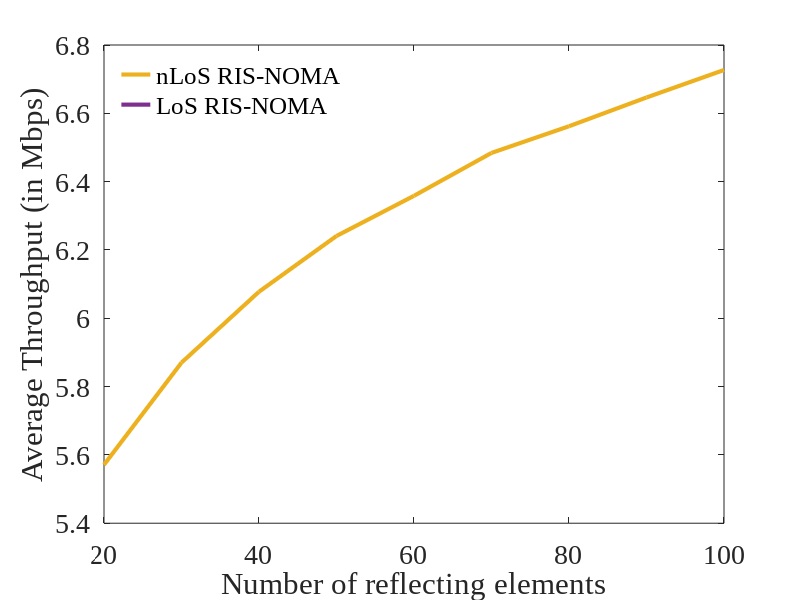
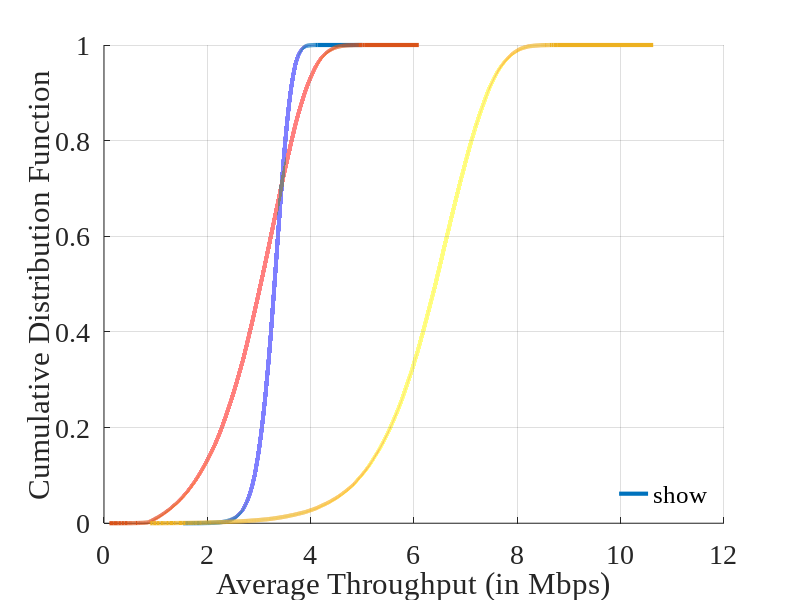

MATLAB code for these plots, in order:
%% SISO RIS-Aided NOMA System

% Parameters
SNR_dB = 20; % SNR value in dB
K = 13; % Rician K-factor
numUsers = 2; % Number of NOMA users
MONTE_CARLO = 10000; % Number of Monte Carlo iterations for averaging
P = 1; % Total transmit power (normalized)
SNR_linear = 10.^(SNR_dB/10);
beta = [0.3, 0.7]; % Power allocation: User 1 (strong), User 2 (weak)
r = 1; % Amplitude reflection coefficient
L = 20:10:100; % Number of RIS elements
W = 1e6; % Bandwidth in Hz

% Pre-allocate matrices for storing results
avgThroughput_NOMA_LOS = zeros(MONTE_CARLO, length(L));
avgThroughput_NOMA_NLOS = zeros(MONTE_CARLO, length(L));
avgThroughput_NOMA_NLOS_RIS = zeros(MONTE_CARLO, length(L));
avgThroughput_NOMA_LOS_RIS = zeros(MONTE_CARLO, length(L));

for mc_idx = 1:MONTE_CARLO
    % Loop over SNR values
    for i = 1:length(L)
        SNR_current = SNR_linear;
        N0_current = 1/SNR_current; % Assuming unit energy for simplicity
    
        % Channel realization
        h_nLoS = (randn(numUsers, 1) + 1j*randn(numUsers, 1))/sqrt(2);
        h_LoS = sqrt(K/(K+1)) + sqrt(1/(K+1))*h_nLoS;
        g_0 = sqrt(0.5)*(randn(numUsers, L(i)) + 1j*randn(numUsers, L(i))); % Channel between BS and RIS
        g = sqrt(0.5)*(randn(numUsers, L(i)) + 1j*randn(numUsers, L(i))); % Channel between RIS and each user

        % Direct channel with RIS
        theta = linspace(0.01*pi, 0.02*pi, L(i)); % Phase shift range for L RIS elements
        phi = abs(r) .* exp(1i*theta);
        Theta_matrix = diag(phi);
        h_RIS = h_nLoS + sum(g_0*Theta_matrix*g', 2); 
        h_RIS_LOS = h_LoS + sum(g_0*Theta_matrix*g', 2);

        % SNR calculations
        SNR_1_NOMA_LOS = beta(1) * abs(h_LoS(1))^2 / N0_current;
        SNR_2_NOMA_LOS = beta(2) * abs(h_LoS(2))^2 / (beta(1) * abs(h_LoS(2))^2 + N0_current);

        SNR_1_NOMA_NLOS = beta(1) * abs(h_nLoS(1))^2 / N0_current;
        SNR_2_NOMA_NLOS = beta(2) * abs(h_nLoS(2))^2 / (beta(1) * abs(h_nLoS(2))^2 + N0_current);

        SNR_1_NOMA_NLOS_RIS = beta(1) * abs(h_RIS(1))^2 / N0_current;
        SNR_2_NOMA_NLOS_RIS = beta(2) * abs(h_RIS(2))^2 / (beta(1) * abs(h_RIS(2))^2 + N0_current);

        SNR_1_NOMA_LOS_RIS = beta(1) * abs(h_RIS_LOS(1))^2 / N0_current;
        SNR_2_NOMA_LOS_RIS = beta(2) * abs(h_RIS_LOS(2))^2 / (beta(1) * abs(h_RIS_LOS(2))^2 + N0_current);

        % Throughput calculations
        R_1_NOMA_LOS = W * log2(1 + SNR_1_NOMA_LOS);
        R_2_NOMA_LOS = W * log2(1 + SNR_2_NOMA_LOS);
        R_1_NOMA_NLOS = W * log2(1 + SNR_1_NOMA_NLOS);
        R_2_NOMA_NLOS = W * log2(1 + SNR_2_NOMA_NLOS);
        R_1_NOMA_NLOS_RIS = W * log2(1 + SNR_1_NOMA_NLOS_RIS);
        R_2_NOMA_NLOS_RIS = W * log2(1 + SNR_2_NOMA_NLOS_RIS);
        R_1_NOMA_LOS_RIS = W * log2(1 + SNR_1_NOMA_LOS_RIS);
        R_2_NOMA_LOS_RIS = W * log2(1 + SNR_2_NOMA_LOS_RIS);

        avgThroughput_NOMA_LOS(mc_idx,i) = (R_1_NOMA_LOS + R_2_NOMA_LOS) / 2;
        avgThroughput_NOMA_NLOS(mc_idx,i) = (R_1_NOMA_NLOS + R_2_NOMA_NLOS) / 2;
        avgThroughput_NOMA_NLOS_RIS(mc_idx,i) = (R_1_NOMA_NLOS_RIS + R_2_NOMA_NLOS_RIS) / 2;
        avgThroughput_NOMA_LOS_RIS(mc_idx,i) = (R_1_NOMA_LOS_RIS + R_2_NOMA_LOS_RIS) / 2;
    end
end

% Calculate average throughput over Monte Carlo simulations
avgThroughput_NOMA_2_LOS = mean(avgThroughput_NOMA_LOS, 1);
avgThroughput_NOMA_2_NLOS = mean(avgThroughput_NOMA_NLOS, 1);
avgThroughput_NOMA_2_NLOS_RIS = mean(avgThroughput_NOMA_NLOS_RIS, 1);
avgThroughput_NOMA_2_LOS_RIS = mean(avgThroughput_NOMA_LOS_RIS, 1);

% Data for each scenario
throughputData = {avgThroughput_NOMA_LOS, avgThroughput_NOMA_NLOS, avgThroughput_NOMA_NLOS_RIS};

%% Plot simulation results
savefig = 0;
% root_save = 'C:\Your\Desired\Path\';  Example path (You might want to write it yourself). Root path to save figures
linewidth = 3;
markersize = 10;
fontname = 'Times New Roman';
fontsize = 20;

legend_alg = {'nLoS RIS-NOMA', 'LoS RIS-NOMA'};
location_1 = 'northwest';

colours = [0.0000 0.4470 0.7410;
           0.8500 0.3250 0.0980;
           0.9290 0.6940 0.1250;
           0.4940 0.1840 0.5560;
           0.4660 0.6740 0.1880;
           0.3010 0.7450 0.9330;
           0.6350 0.0780 0.1840;
           0.0000 0.0000 0.0000];

% Plot ergodic Capacity
fig1 = figure;
set(gcf, 'Position', [100 100 800 600]);

plot(L, avgThroughput_NOMA_2_NLOS_RIS*1e-6, 'y-', 'Color', colours(3,:), 'LineWidth', linewidth);
hold on;
plot(SNR_dB, avgThroughput_NOMA_2_LOS_RIS*1e-6, 'y-', 'Color', colours(4,:), 'LineWidth', linewidth);

xlabel('Number of reflecting elements', 'FontName', fontname, 'FontSize', fontsize);
ylabel('Average Throughput (in Mbps)', 'FontName', fontname, 'FontSize', fontsize);

legend(legend_alg, 'FontName', fontname, 'FontSize', fontsize, 'Location', location_1);
legend boxoff;
set(gca, 'FontName', fontname, 'FontSize', fontsize);

if savefig == 1
    filename = fullfile(root_save, 'RIS_NOMA_vs_n_ris_elements');
    saveas(fig1, filename, 'fig');
    saveas(fig1, filename, 'png');
    saveas(fig1, filename, 'epsc2');
end
hold off;

% Plot Outage Probability
fig2 = figure;
set(gcf, 'Position', [900, 100, 800, 600]);
hold on;

legends = {'LoS NOMA', 'nLoS NOMA', 'nLoS RIS-NOMA'};

for i = 1:length(throughputData)
    [f, x] = ecdf(reshape(throughputData{i}, [], 1)); % Compute empirical CDF
    
    % Extend x-axis range and ensure CDF continues at 1
    x = [x; max(x)*1.21];
    f = [f; 1];
    stairs(x*1e-6, f, 'Color', colours(i,:), 'DisplayName', legends{i}, 'LineWidth', linewidth);
end

xlabel('Average Throughput (in Mbps)', 'FontName', fontname, 'FontSize', fontsize);
ylabel('Cumulative Distribution Function', 'FontName', fontname, 'FontSize', fontsize);
legend('show', 'FontName', fontname, 'FontSize', fontsize, 'Location', 'southeast');
legend boxoff;
grid on;
set(gca, 'FontName', fontname, 'FontSize', fontsize);

if savefig == 1
    filename = fullfile(root_save, 'noma_Throughput_CDF_comparison');
    saveas(fig2, filename, 'fig');
    saveas(fig2, filename, 'png');
    saveas(fig2, filename, 'epsc2');
end